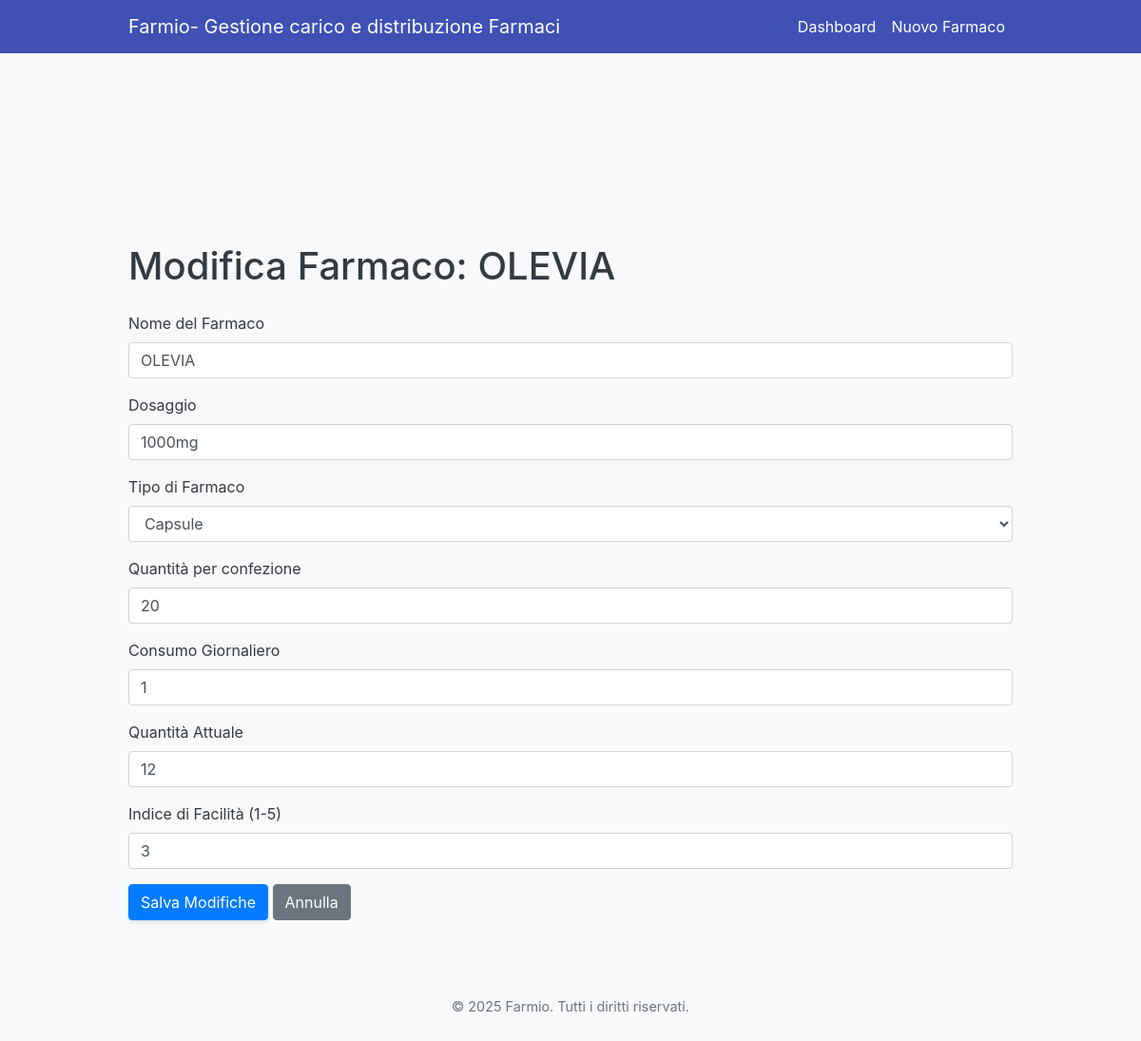
/modifica_farmaco/10, run on the app's committed database.
### farmiomodels.py (models this page shows, shortened)
class Farmaco(db.Model):
    id = db.Column(db.Integer, primary_key=True)
    nome = db.Column(db.String(100), nullable=False)
    dosaggio = db.Column(db.String(50))
    tipo_farmaco = db.Column(db.String(50))
    quantita_contenuto = db.Column(db.Integer)
    consumo_giornaliero = db.Column(db.Integer)
    quantita_attuale = db.Column(db.Integer)
    ultima_verifica = db.Column(db.DateTime, default=datetime.now(UTC))
    indice_facilita = db.Column(db.Integer, default=2)

### farmio.py (the view, shortened to what this page needs)
@app.route('/modifica_farmaco/<int:farmaco_id>', methods=['GET', 'POST'])
def modifica_farmaco(farmaco_id):
    farmaco = Farmaco.query.get_or_404(farmaco_id)
    tipi_farmaco = TIPI_FARMACO
    return render_template('modifica_farmaco.html', farmaco=farmaco, tipi_farmaco=tipi_farmaco)

### templates/modifica_farmaco.html (shortened to what this page needs)
<!DOCTYPE html>
<html lang="it">
<head>
    <link href="https://stackpath.bootstrapcdn.com/bootstrap/4.5.2/css/bootstrap.min.css" rel="stylesheet">
    <link rel="stylesheet" href="{{ url_for('static', filename='style.css') }}">
</head>
<body>
    {% include 'nav.html' %}
    <div class="container mt-5 pt-5">
        <h1 class="mb-4">Modifica Farmaco: {{ farmaco.nome }}</h1>
        <form method="POST">
            <div class="form-group">
                <label for="nome">Nome del Farmaco</label>
                <input type="text" class="form-control" id="nome" name="nome" value="{{ farmaco.nome }}" required>
            </div>
            <div class="form-group">
                <label for="dosaggio">Dosaggio</label>
                <input type="text" class="form-control" id="dosaggio" name="dosaggio" value="{{ farmaco.dosaggio }}">
            </div>
            <div class="form-group">
                <label for="tipo_farmaco">Tipo di Farmaco</label>
                <select class="form-control" id="tipo_farmaco" name="tipo_farmaco" required>
                    {% for tipo in tipi_farmaco %}
                        <option value="{{ tipo }}" {% if tipo == farmaco.tipo_farmaco %}selected{% endif %}>{{ tipo.capitalize() }}</option>
                    {% endfor %}
                </select>
            </div>
            <div class="form-group">
                <label for="quantita_contenuto">Quantità per confezione</label>
                <input type="number" class="form-control" id="quantita_contenuto" name="quantita_contenuto" value="{{ farmaco.quantita_contenuto }}" required>
            </div>
            <div class="form-group">
                <label for="consumo_giornaliero">Consumo Giornaliero</label>
                <input type="number" class="form-control" id="consumo_giornaliero" name="consumo_giornaliero" value="{{ farmaco.consumo_giornaliero }}" required>
            </div>
            <div class="form-group">
                <label for="quantita_attuale">Quantità Attuale</label>
                <input type="number" class="form-control" id="quantita_attuale" name="quantita_attuale" value="{{ farmaco.quantita_attuale }}" required>
            </div>
            <div class="form-group">
                <label for="indice_facilita">Indice di Facilità (1-5)</label>
                <input type="number" class="form-control" id="indice_facilita" name="indice_facilita" value="{{ farmaco.indice_facilita }}" min="1" max="5" required>
            </div>
            <button type="submit" class="btn btn-primary">Salva Modifiche</button>
            <a href="{{ url_for('dettaglio_farmaco', farmaco_id=farmaco.id) }}" class="btn btn-secondary">Annulla</a>
        </form>
    </div>
    <footer class="footer">
        <div class="container">
            <p>&copy; 2025 Farmio. Tutti i diritti riservati.</p>
        </div>
    </footer>
</body>
</html>

### static/style.css (style rules this page uses)
body { padding-top: 10rem; font-family: -apple-system, BlinkMacSystemFont, "Segoe UI", Roboto, "Helvetica Neue", Arial, sans-serif; background-color: #f8f9fa; color: #343a40; }
.container { max-width: 960px; }
.btn-primary, .btn-success, .btn-danger, .btn-warning { box-shadow: 0 2px 4px rgba(0, 0, 0, 0.1); transition: transform 0.2s; }
.footer { text-align: center; padding: 2rem 0; margin-top: 3rem; color: #6c757d; font-size: 0.9rem; }

### data on the page
Farmaco: nome "OLEVIA", dosaggio "1000mg", tipo_farmaco "Capsule", quantita_contenuto "20", consumo_giornaliero "1", quantita_attuale "12", indice_facilita "3"
